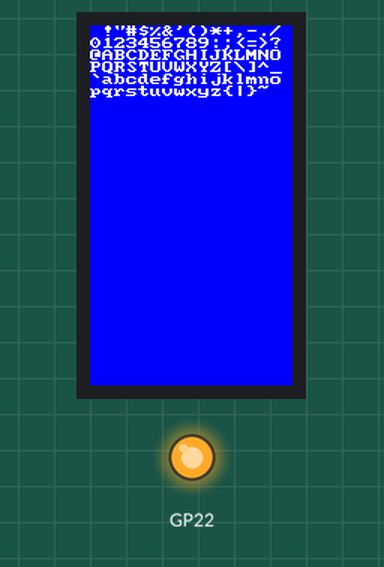
The program below on a simulated Raspberry Pi Pico running MicroPython. Shown: 135×240 colour display, output pins drawn as LEDs (lit = HIGH). Library files of the repository ran but are not shown: vga1_8x16.py, vga1_16x16.py, vga1_16x32.py, vga1_bold_16x16.py, vga2_8x16.py, vga2_16x16.py, vga2_16x32.py, vga2_bold_16x16.py.

Above: at 0.4 s.
At 6.5 s:
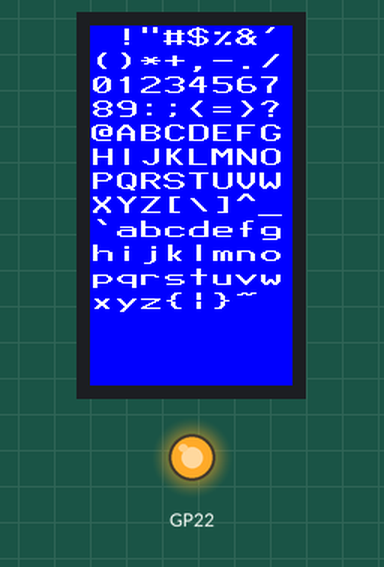
At 9.5 s:
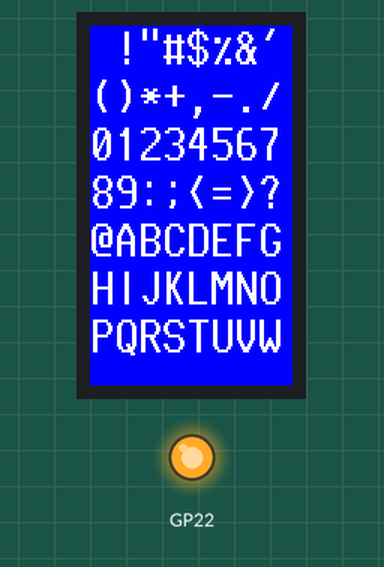
At 18.6 s:
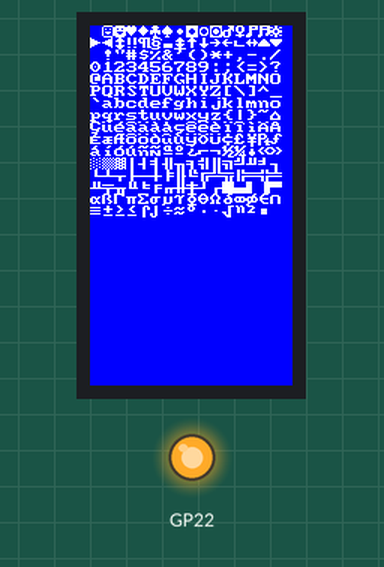
At 27.7 s:
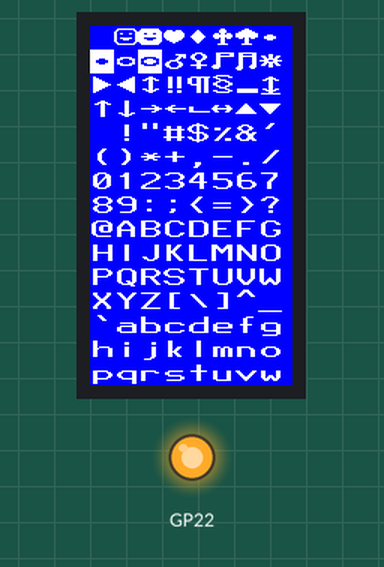
At 36.8 s:
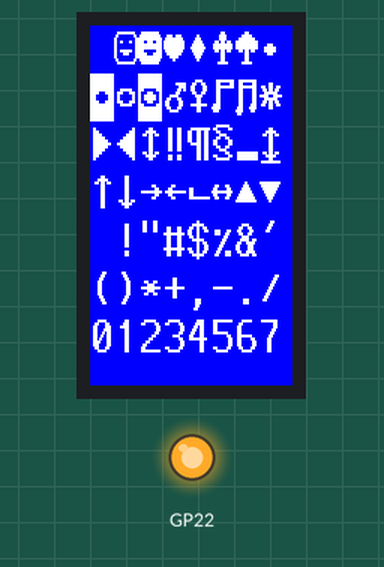

The program:

0_bitmap_fonts.py
```python
"""
fonts.py

    Cycles through all characters of four bitmap fonts on the display

"""

# fmt: off
import utime
import st7789
import tft_config
import vga1_8x8 as font1
import vga1_8x16 as font2
import vga1_16x16 as font3
import vga1_16x32 as font4
import vga1_bold_16x16 as font5
import vga2_8x8 as font6
import vga2_8x16 as font7
import vga2_16x16 as font8
import vga2_16x32 as font9
import vga2_bold_16x16 as font10
import vga2_bold_16x32 as font11


tft = tft_config.config(0)


def main():
    tft.init()

    while True:
        for font in (
            font1,
            font2,
            font3,
            font4,
            font5,
            font6,
            font7,
            font8,
            font9,
            font10,
            font11,

        ):
            tft.fill(st7789.BLUE)
            line = 0
            col = 0
            for char in range(font.FIRST, font.LAST):
                tft.text(font, chr(char), col, line, st7789.WHITE, st7789.BLUE)
                col += font.WIDTH
                if col > tft.width() - font.WIDTH:
                    col = 0
                    line += font.HEIGHT

                    if line > tft.height() - font.HEIGHT:
                        utime.sleep(3)
                        tft.fill(st7789.BLUE)
                        line = 0
                        col = 0

            utime.sleep(3)


main()
```

tft_config.py
```python
"""TTGO T-Display RP2040 display"""

from machine import Pin, SPI
from time import sleep
import st7789

TFA = 40  # top free area when scrolling
BFA = 40  # bottom free area when scrolling


def config(rotation=0, buffer_size=0, options=0):

    Pin(22, Pin.OUT, value=1)

    spi = SPI(
        0,
        baudrate=62500000,
        polarity=1,
        phase=0,
        sck=Pin(2, Pin.OUT),
        mosi=Pin(3, Pin.OUT),
        miso=None,
    )
    # if there are color error, change the setting of RGB to BGR or toggle
    return st7789.ST7789(
        spi,
        135,
        240,
        cs=Pin(5, Pin.OUT),
        dc=Pin(1, Pin.OUT),
        backlight=Pin(4, Pin.OUT),
        color_order=st7789.RGB,
        rotation=rotation,
        options=options,
        buffer_size=buffer_size,
    )
```

vga1_8x8.py
```python
"""converted from vga_8x8.bin """
WIDTH = 8
HEIGHT = 8
FIRST = 0x20
LAST = 0x7f
_FONT =\
b'\x00\x00\x00\x00\x00\x00\x00\x00'\
b'\x18\x3c\x3c\x18\x18\x00\x18\x00'\
b'\x66\x66\x24\x00\x00\x00\x00\x00'\
b'\x6c\x6c\xfe\x6c\xfe\x6c\x6c\x00'\
b'\x18\x3e\x60\x3c\x06\x7c\x18\x00'\
b'\x00\xc6\xcc\x18\x30\x66\xc6\x00'\
b'\x38\x6c\x38\x76\xdc\xcc\x76\x00'\
b'\x18\x18\x30\x00\x00\x00\x00\x00'\
b'\x0c\x18\x30\x30\x30\x18\x0c\x00'\
b'\x30\x18\x0c\x0c\x0c\x18\x30\x00'\
b'\x00\x66\x3c\xff\x3c\x66\x00\x00'\
b'\x00\x18\x18\x7e\x18\x18\x00\x00'\
b'\x00\x00\x00\x00\x00\x18\x18\x30'\
b'\x00\x00\x00\x7e\x00\x00\x00\x00'\
b'\x00\x00\x00\x00\x00\x18\x18\x00'\
b'\x06\x0c\x18\x30\x60\xc0\x80\x00'\
b'\x38\x6c\xc6\xd6\xc6\x6c\x38\x00'\
b'\x18\x38\x18\x18\x18\x18\x7e\x00'\
b'\x7c\xc6\x06\x1c\x30\x66\xfe\x00'\
b'\x7c\xc6\x06\x3c\x06\xc6\x7c\x00'\
b'\x1c\x3c\x6c\xcc\xfe\x0c\x1e\x00'\
b'\xfe\xc0\xc0\xfc\x06\xc6\x7c\x00'\
b'\x38\x60\xc0\xfc\xc6\xc6\x7c\x00'\
b'\xfe\xc6\x0c\x18\x30\x30\x30\x00'\
b'\x7c\xc6\xc6\x7c\xc6\xc6\x7c\x00'\
b'\x7c\xc6\xc6\x7e\x06\x0c\x78\x00'\
b'\x00\x18\x18\x00\x00\x18\x18\x00'\
b'\x00\x18\x18\x00\x00\x18\x18\x30'\
b'\x06\x0c\x18\x30\x18\x0c\x06\x00'\
b'\x00\x00\x7e\x00\x00\x7e\x00\x00'\
b'\x60\x30\x18\x0c\x18\x30\x60\x00'\
b'\x7c\xc6\x0c\x18\x18\x00\x18\x00'\
b'\x7c\xc6\xde\xde\xde\xc0\x78\x00'\
b'\x38\x6c\xc6\xfe\xc6\xc6\xc6\x00'\
b'\xfc\x66\x66\x7c\x66\x66\xfc\x00'\
b'\x3c\x66\xc0\xc0\xc0\x66\x3c\x00'\
b'\xf8\x6c\x66\x66\x66\x6c\xf8\x00'\
b'\xfe\x62\x68\x78\x68\x62\xfe\x00'\
b'\xfe\x62\x68\x78\x68\x60\xf0\x00'\
b'\x3c\x66\xc0\xc0\xce\x66\x3a\x00'\
b'\xc6\xc6\xc6\xfe\xc6\xc6\xc6\x00'\
b'\x3c\x18\x18\x18\x18\x18\x3c\x00'\
b'\x1e\x0c\x0c\x0c\xcc\xcc\x78\x00'\
b'\xe6\x66\x6c\x78\x6c\x66\xe6\x00'\
b'\xf0\x60\x60\x60\x62\x66\xfe\x00'\
b'\xc6\xee\xfe\xfe\xd6\xc6\xc6\x00'\
b'\xc6\xe6\xf6\xde\xce\xc6\xc6\x00'\
b'\x7c\xc6\xc6\xc6\xc6\xc6\x7c\x00'\
b'\xfc\x66\x66\x7c\x60\x60\xf0\x00'\
b'\x7c\xc6\xc6\xc6\xc6\xce\x7c\x0e'\
b'\xfc\x66\x66\x7c\x6c\x66\xe6\x00'\
b'\x3c\x66\x30\x18\x0c\x66\x3c\x00'\
b'\x7e\x7e\x5a\x18\x18\x18\x3c\x00'\
b'\xc6\xc6\xc6\xc6\xc6\xc6\x7c\x00'\
b'\xc6\xc6\xc6\xc6\xc6\x6c\x38\x00'\
b'\xc6\xc6\xc6\xd6\xd6\xfe\x6c\x00'\
b'\xc6\xc6\x6c\x38\x6c\xc6\xc6\x00'\
b'\x66\x66\x66\x3c\x18\x18\x3c\x00'\
b'\xfe\xc6\x8c\x18\x32\x66\xfe\x00'\
b'\x3c\x30\x30\x30\x30\x30\x3c\x00'\
b'\xc0\x60\x30\x18\x0c\x06\x02\x00'\
b'\x3c\x0c\x0c\x0c\x0c\x0c\x3c\x00'\
b'\x10\x38\x6c\xc6\x00\x00\x00\x00'\
b'\x00\x00\x00\x00\x00\x00\x00\xff'\
b'\x30\x18\x0c\x00\x00\x00\x00\x00'\
b'\x00\x00\x78\x0c\x7c\xcc\x76\x00'\
b'\xe0\x60\x7c\x66\x66\x66\xdc\x00'\
b'\x00\x00\x7c\xc6\xc0\xc6\x7c\x00'\
b'\x1c\x0c\x7c\xcc\xcc\xcc\x76\x00'\
b'\x00\x00\x7c\xc6\xfe\xc0\x7c\x00'\
b'\x3c\x66\x60\xf8\x60\x60\xf0\x00'\
b'\x00\x00\x76\xcc\xcc\x7c\x0c\xf8'\
b'\xe0\x60\x6c\x76\x66\x66\xe6\x00'\
b'\x18\x00\x38\x18\x18\x18\x3c\x00'\
b'\x06\x00\x06\x06\x06\x66\x66\x3c'\
b'\xe0\x60\x66\x6c\x78\x6c\xe6\x00'\
b'\x38\x18\x18\x18\x18\x18\x3c\x00'\
b'\x00\x00\xec\xfe\xd6\xd6\xd6\x00'\
b'\x00\x00\xdc\x66\x66\x66\x66\x00'\
b'\x00\x00\x7c\xc6\xc6\xc6\x7c\x00'\
b'\x00\x00\xdc\x66\x66\x7c\x60\xf0'\
b'\x00\x00\x76\xcc\xcc\x7c\x0c\x1e'\
b'\x00\x00\xdc\x76\x60\x60\xf0\x00'\
b'\x00\x00\x7e\xc0\x7c\x06\xfc\x00'\
b'\x30\x30\xfc\x30\x30\x36\x1c\x00'\
b'\x00\x00\xcc\xcc\xcc\xcc\x76\x00'\
b'\x00\x00\xc6\xc6\xc6\x6c\x38\x00'\
b'\x00\x00\xc6\xd6\xd6\xfe\x6c\x00'\
b'\x00\x00\xc6\x6c\x38\x6c\xc6\x00'\
b'\x00\x00\xc6\xc6\xc6\x7e\x06\xfc'\
b'\x00\x00\x7e\x4c\x18\x32\x7e\x00'\
b'\x0e\x18\x18\x70\x18\x18\x0e\x00'\
b'\x18\x18\x18\x18\x18\x18\x18\x00'\
b'\x70\x18\x18\x0e\x18\x18\x70\x00'\
b'\x76\xdc\x00\x00\x00\x00\x00\x00'\
b'\x00\x10\x38\x6c\xc6\xc6\xfe\x00'\

FONT = memoryview(_FONT)
```

vga2_8x8.py
```python
"""converted from vga_8x8.bin """
WIDTH = 8
HEIGHT = 8
FIRST = 0x00
LAST = 0xff
_FONT =\
b'\x00\x00\x00\x00\x00\x00\x00\x00'\
b'\x7e\x81\xa5\x81\xbd\x99\x81\x7e'\
b'\x7e\xff\xdb\xff\xc3\xe7\xff\x7e'\
b'\x6c\xfe\xfe\xfe\x7c\x38\x10\x00'\
b'\x10\x38\x7c\xfe\x7c\x38\x10\x00'\
b'\x38\x7c\x38\xfe\xfe\xd6\x10\x38'\
b'\x10\x38\x7c\xfe\xfe\x7c\x10\x38'\
b'\x00\x00\x18\x3c\x3c\x18\x00\x00'\
b'\xff\xff\xe7\xc3\xc3\xe7\xff\xff'\
b'\x00\x3c\x66\x42\x42\x66\x3c\x00'\
b'\xff\xc3\x99\xbd\xbd\x99\xc3\xff'\
b'\x0f\x07\x0f\x7d\xcc\xcc\xcc\x78'\
b'\x3c\x66\x66\x66\x3c\x18\x7e\x18'\
b'\x3f\x33\x3f\x30\x30\x70\xf0\xe0'\
b'\x7f\x63\x7f\x63\x63\x67\xe6\xc0'\
b'\x18\xdb\x3c\xe7\xe7\x3c\xdb\x18'\
b'\x80\xe0\xf8\xfe\xf8\xe0\x80\x00'\
b'\x02\x0e\x3e\xfe\x3e\x0e\x02\x00'\
b'\x18\x3c\x7e\x18\x18\x7e\x3c\x18'\
b'\x66\x66\x66\x66\x66\x00\x66\x00'\
b'\x7f\xdb\xdb\x7b\x1b\x1b\x1b\x00'\
b'\x3e\x61\x3c\x66\x66\x3c\x86\x7c'\
b'\x00\x00\x00\x00\x7e\x7e\x7e\x00'\
b'\x18\x3c\x7e\x18\x7e\x3c\x18\xff'\
b'\x18\x3c\x7e\x18\x18\x18\x18\x00'\
b'\x18\x18\x18\x18\x7e\x3c\x18\x00'\
b'\x00\x18\x0c\xfe\x0c\x18\x00\x00'\
b'\x00\x30\x60\xfe\x60\x30\x00\x00'\
b'\x00\x00\xc0\xc0\xc0\xfe\x00\x00'\
b'\x00\x24\x66\xff\x66\x24\x00\x00'\
b'\x00\x18\x3c\x7e\xff\xff\x00\x00'\
b'\x00\xff\xff\x7e\x3c\x18\x00\x00'\
b'\x00\x00\x00\x00\x00\x00\x00\x00'\
b'\x18\x3c\x3c\x18\x18\x00\x18\x00'\
b'\x66\x66\x24\x00\x00\x00\x00\x00'\
b'\x6c\x6c\xfe\x6c\xfe\x6c\x6c\x00'\
b'\x18\x3e\x60\x3c\x06\x7c\x18\x00'\
b'\x00\xc6\xcc\x18\x30\x66\xc6\x00'\
b'\x38\x6c\x38\x76\xdc\xcc\x76\x00'\
b'\x18\x18\x30\x00\x00\x00\x00\x00'\
b'\x0c\x18\x30\x30\x30\x18\x0c\x00'\
b'\x30\x18\x0c\x0c\x0c\x18\x30\x00'\
b'\x00\x66\x3c\xff\x3c\x66\x00\x00'\
b'\x00\x18\x18\x7e\x18\x18\x00\x00'\
b'\x00\x00\x00\x00\x00\x18\x18\x30'\
b'\x00\x00\x00\x7e\x00\x00\x00\x00'\
b'\x00\x00\x00\x00\x00\x18\x18\x00'\
b'\x06\x0c\x18\x30\x60\xc0\x80\x00'\
b'\x38\x6c\xc6\xd6\xc6\x6c\x38\x00'\
b'\x18\x38\x18\x18\x18\x18\x7e\x00'\
b'\x7c\xc6\x06\x1c\x30\x66\xfe\x00'\
b'\x7c\xc6\x06\x3c\x06\xc6\x7c\x00'\
b'\x1c\x3c\x6c\xcc\xfe\x0c\x1e\x00'\
b'\xfe\xc0\xc0\xfc\x06\xc6\x7c\x00'\
b'\x38\x60\xc0\xfc\xc6\xc6\x7c\x00'\
b'\xfe\xc6\x0c\x18\x30\x30\x30\x00'\
b'\x7c\xc6\xc6\x7c\xc6\xc6\x7c\x00'\
b'\x7c\xc6\xc6\x7e\x06\x0c\x78\x00'\
b'\x00\x18\x18\x00\x00\x18\x18\x00'\
b'\x00\x18\x18\x00\x00\x18\x18\x30'\
b'\x06\x0c\x18\x30\x18\x0c\x06\x00'\
b'\x00\x00\x7e\x00\x00\x7e\x00\x00'\
b'\x60\x30\x18\x0c\x18\x30\x60\x00'\
b'\x7c\xc6\x0c\x18\x18\x00\x18\x00'\
b'\x7c\xc6\xde\xde\xde\xc0\x78\x00'\
b'\x38\x6c\xc6\xfe\xc6\xc6\xc6\x00'\
b'\xfc\x66\x66\x7c\x66\x66\xfc\x00'\
b'\x3c\x66\xc0\xc0\xc0\x66\x3c\x00'\
b'\xf8\x6c\x66\x66\x66\x6c\xf8\x00'\
b'\xfe\x62\x68\x78\x68\x62\xfe\x00'\
b'\xfe\x62\x68\x78\x68\x60\xf0\x00'\
b'\x3c\x66\xc0\xc0\xce\x66\x3a\x00'\
b'\xc6\xc6\xc6\xfe\xc6\xc6\xc6\x00'\
b'\x3c\x18\x18\x18\x18\x18\x3c\x00'\
b'\x1e\x0c\x0c\x0c\xcc\xcc\x78\x00'\
b'\xe6\x66\x6c\x78\x6c\x66\xe6\x00'\
b'\xf0\x60\x60\x60\x62\x66\xfe\x00'\
b'\xc6\xee\xfe\xfe\xd6\xc6\xc6\x00'\
b'\xc6\xe6\xf6\xde\xce\xc6\xc6\x00'\
b'\x7c\xc6\xc6\xc6\xc6\xc6\x7c\x00'\
b'\xfc\x66\x66\x7c\x60\x60\xf0\x00'\
b'\x7c\xc6\xc6\xc6\xc6\xce\x7c\x0e'\
b'\xfc\x66\x66\x7c\x6c\x66\xe6\x00'\
b'\x3c\x66\x30\x18\x0c\x66\x3c\x00'\
b'\x7e\x7e\x5a\x18\x18\x18\x3c\x00'\
b'\xc6\xc6\xc6\xc6\xc6\xc6\x7c\x00'\
b'\xc6\xc6\xc6\xc6\xc6\x6c\x38\x00'\
b'\xc6\xc6\xc6\xd6\xd6\xfe\x6c\x00'\
b'\xc6\xc6\x6c\x38\x6c\xc6\xc6\x00'\
b'\x66\x66\x66\x3c\x18\x18\x3c\x00'\
b'\xfe\xc6\x8c\x18\x32\x66\xfe\x00'\
b'\x3c\x30\x30\x30\x30\x30\x3c\x00'\
b'\xc0\x60\x30\x18\x0c\x06\x02\x00'\
b'\x3c\x0c\x0c\x0c\x0c\x0c\x3c\x00'\
b'\x10\x38\x6c\xc6\x00\x00\x00\x00'\
b'\x00\x00\x00\x00\x00\x00\x00\xff'\
b'\x30\x18\x0c\x00\x00\x00\x00\x00'\
b'\x00\x00\x78\x0c\x7c\xcc\x76\x00'\
b'\xe0\x60\x7c\x66\x66\x66\xdc\x00'\
b'\x00\x00\x7c\xc6\xc0\xc6\x7c\x00'\
b'\x1c\x0c\x7c\xcc\xcc\xcc\x76\x00'\
b'\x00\x00\x7c\xc6\xfe\xc0\x7c\x00'\
b'\x3c\x66\x60\xf8\x60\x60\xf0\x00'\
b'\x00\x00\x76\xcc\xcc\x7c\x0c\xf8'\
b'\xe0\x60\x6c\x76\x66\x66\xe6\x00'\
b'\x18\x00\x38\x18\x18\x18\x3c\x00'\
b'\x06\x00\x06\x06\x06\x66\x66\x3c'\
b'\xe0\x60\x66\x6c\x78\x6c\xe6\x00'\
b'\x38\x18\x18\x18\x18\x18\x3c\x00'\
b'\x00\x00\xec\xfe\xd6\xd6\xd6\x00'\
b'\x00\x00\xdc\x66\x66\x66\x66\x00'\
b'\x00\x00\x7c\xc6\xc6\xc6\x7c\x00'\
b'\x00\x00\xdc\x66\x66\x7c\x60\xf0'\
b'\x00\x00\x76\xcc\xcc\x7c\x0c\x1e'\
b'\x00\x00\xdc\x76\x60\x60\xf0\x00'\
b'\x00\x00\x7e\xc0\x7c\x06\xfc\x00'\
b'\x30\x30\xfc\x30\x30\x36\x1c\x00'\
b'\x00\x00\xcc\xcc\xcc\xcc\x76\x00'\
b'\x00\x00\xc6\xc6\xc6\x6c\x38\x00'\
b'\x00\x00\xc6\xd6\xd6\xfe\x6c\x00'\
b'\x00\x00\xc6\x6c\x38\x6c\xc6\x00'\
b'\x00\x00\xc6\xc6\xc6\x7e\x06\xfc'\
b'\x00\x00\x7e\x4c\x18\x32\x7e\x00'\
b'\x0e\x18\x18\x70\x18\x18\x0e\x00'\
b'\x18\x18\x18\x18\x18\x18\x18\x00'\
b'\x70\x18\x18\x0e\x18\x18\x70\x00'\
b'\x76\xdc\x00\x00\x00\x00\x00\x00'\
b'\x00\x10\x38\x6c\xc6\xc6\xfe\x00'\
b'\x7c\xc6\xc0\xc0\xc6\x7c\x0c\x78'\
b'\xcc\x00\xcc\xcc\xcc\xcc\x76\x00'\
b'\x0c\x18\x7c\xc6\xfe\xc0\x7c\x00'\
b'\x7c\x82\x78\x0c\x7c\xcc\x76\x00'\
b'\xc6\x00\x78\x0c\x7c\xcc\x76\x00'\
b'\x30\x18\x78\x0c\x7c\xcc\x76\x00'\
b'\x30\x30\x78\x0c\x7c\xcc\x76\x00'\
b'\x00\x00\x7e\xc0\xc0\x7e\x0c\x38'\
b'\x7c\x82\x7c\xc6\xfe\xc0\x7c\x00'\
b'\xc6\x00\x7c\xc6\xfe\xc0\x7c\x00'\
b'\x30\x18\x7c\xc6\xfe\xc0\x7c\x00'\
b'\x66\x00\x38\x18\x18\x18\x3c\x00'\
b'\x7c\x82\x38\x18\x18\x18\x3c\x00'\
b'\x30\x18\x00\x38\x18\x18\x3c\x00'\
b'\xc6\x38\x6c\xc6\xfe\xc6\xc6\x00'\
b'\x38\x6c\x7c\xc6\xfe\xc6\xc6\x00'\
b'\x18\x30\xfe\xc0\xf8\xc0\xfe\x00'\
b'\x00\x00\x7e\x18\x7e\xd8\x7e\x00'\
b'\x3e\x6c\xcc\xfe\xcc\xcc\xce\x00'\
b'\x7c\x82\x7c\xc6\xc6\xc6\x7c\x00'\
b'\xc6\x00\x7c\xc6\xc6\xc6\x7c\x00'\
b'\x30\x18\x7c\xc6\xc6\xc6\x7c\x00'\
b'\x78\x84\x00\xcc\xcc\xcc\x76\x00'\
b'\x60\x30\xcc\xcc\xcc\xcc\x76\x00'\
b'\xc6\x00\xc6\xc6\xc6\x7e\x06\xfc'\
b'\xc6\x38\x6c\xc6\xc6\x6c\x38\x00'\
b'\xc6\x00\xc6\xc6\xc6\xc6\x7c\x00'\
b'\x18\x18\x7e\xc0\xc0\x7e\x18\x18'\
b'\x38\x6c\x64\xf0\x60\x66\xfc\x00'\
b'\x66\x66\x3c\x7e\x18\x7e\x18\x18'\
b'\xf8\xcc\xcc\xfa\xc6\xcf\xc6\xc7'\
b'\x0e\x1b\x18\x3c\x18\xd8\x70\x00'\
b'\x18\x30\x78\x0c\x7c\xcc\x76\x00'\
b'\x0c\x18\x00\x38\x18\x18\x3c\x00'\
b'\x0c\x18\x7c\xc6\xc6\xc6\x7c\x00'\
b'\x18\x30\xcc\xcc\xcc\xcc\x76\x00'\
b'\x76\xdc\x00\xdc\x66\x66\x66\x00'\
b'\x76\xdc\x00\xe6\xf6\xde\xce\x00'\
b'\x3c\x6c\x6c\x3e\x00\x7e\x00\x00'\
b'\x38\x6c\x6c\x38\x00\x7c\x00\x00'\
b'\x18\x00\x18\x18\x30\x63\x3e\x00'\
b'\x00\x00\x00\xfe\xc0\xc0\x00\x00'\
b'\x00\x00\x00\xfe\x06\x06\x00\x00'\
b'\x63\xe6\x6c\x7e\x33\x66\xcc\x0f'\
b'\x63\xe6\x6c\x7a\x36\x6a\xdf\x06'\
b'\x18\x00\x18\x18\x3c\x3c\x18\x00'\
b'\x00\x33\x66\xcc\x66\x33\x00\x00'\
b'\x00\xcc\x66\x33\x66\xcc\x00\x00'\
b'\x22\x88\x22\x88\x22\x88\x22\x88'\
b'\x55\xaa\x55\xaa\x55\xaa\x55\xaa'\
b'\x77\xdd\x77\xdd\x77\xdd\x77\xdd'\
b'\x18\x18\x18\x18\x18\x18\x18\x18'\
b'\x18\x18\x18\x18\xf8\x18\x18\x18'\
b'\x18\x18\xf8\x18\xf8\x18\x18\x18'\
b'\x36\x36\x36\x36\xf6\x36\x36\x36'\
b'\x00\x00\x00\x00\xfe\x36\x36\x36'\
b'\x00\x00\xf8\x18\xf8\x18\x18\x18'\
b'\x36\x36\xf6\x06\xf6\x36\x36\x36'\
b'\x36\x36\x36\x36\x36\x36\x36\x36'\
b'\x00\x00\xfe\x06\xf6\x36\x36\x36'\
b'\x36\x36\xf6\x06\xfe\x00\x00\x00'\
b'\x36\x36\x36\x36\xfe\x00\x00\x00'\
b'\x18\x18\xf8\x18\xf8\x00\x00\x00'\
b'\x00\x00\x00\x00\xf8\x18\x18\x18'\
b'\x18\x18\x18\x18\x1f\x00\x00\x00'\
b'\x18\x18\x18\x18\xff\x00\x00\x00'\
b'\x00\x00\x00\x00\xff\x18\x18\x18'\
b'\x18\x18\x18\x18\x1f\x18\x18\x18'\
b'\x00\x00\x00\x00\xff\x00\x00\x00'\
b'\x18\x18\x18\x18\xff\x18\x18\x18'\
b'\x18\x18\x1f\x18\x1f\x18\x18\x18'\
b'\x36\x36\x36\x36\x37\x36\x36\x36'\
b'\x36\x36\x37\x30\x3f\x00\x00\x00'\
b'\x00\x00\x3f\x30\x37\x36\x36\x36'\
b'\x36\x36\xf7\x00\xff\x00\x00\x00'\
b'\x00\x00\xff\x00\xf7\x36\x36\x36'\
b'\x36\x36\x37\x30\x37\x36\x36\x36'\
b'\x00\x00\xff\x00\xff\x00\x00\x00'\
b'\x36\x36\xf7\x00\xf7\x36\x36\x36'\
b'\x18\x18\xff\x00\xff\x00\x00\x00'\
b'\x36\x36\x36\x36\xff\x00\x00\x00'\
b'\x00\x00\xff\x00\xff\x18\x18\x18'\
b'\x00\x00\x00\x00\xff\x36\x36\x36'\
b'\x36\x36\x36\x36\x3f\x00\x00\x00'\
b'\x18\x18\x1f\x18\x1f\x00\x00\x00'\
b'\x00\x00\x1f\x18\x1f\x18\x18\x18'\
b'\x00\x00\x00\x00\x3f\x36\x36\x36'\
b'\x36\x36\x36\x36\xff\x36\x36\x36'\
b'\x18\x18\xff\x18\xff\x18\x18\x18'\
b'\x18\x18\x18\x18\xf8\x00\x00\x00'\
b'\x00\x00\x00\x00\x1f\x18\x18\x18'\
b'\xff\xff\xff\xff\xff\xff\xff\xff'\
b'\x00\x00\x00\x00\xff\xff\xff\xff'\
b'\xf0\xf0\xf0\xf0\xf0\xf0\xf0\xf0'\
b'\x0f\x0f\x0f\x0f\x0f\x0f\x0f\x0f'\
b'\xff\xff\xff\xff\x00\x00\x00\x00'\
b'\x00\x00\x76\xdc\xc8\xdc\x76\x00'\
b'\x78\xcc\xcc\xd8\xcc\xc6\xcc\x00'\
b'\xfe\xc6\xc0\xc0\xc0\xc0\xc0\x00'\
b'\x00\x00\xfe\x6c\x6c\x6c\x6c\x00'\
b'\xfe\xc6\x60\x30\x60\xc6\xfe\x00'\
b'\x00\x00\x7e\xd8\xd8\xd8\x70\x00'\
b'\x00\x00\x66\x66\x66\x66\x7c\xc0'\
b'\x00\x76\xdc\x18\x18\x18\x18\x00'\
b'\x7e\x18\x3c\x66\x66\x3c\x18\x7e'\
b'\x38\x6c\xc6\xfe\xc6\x6c\x38\x00'\
b'\x38\x6c\xc6\xc6\x6c\x6c\xee\x00'\
b'\x0e\x18\x0c\x3e\x66\x66\x3c\x00'\
b'\x00\x00\x7e\xdb\xdb\x7e\x00\x00'\
b'\x06\x0c\x7e\xdb\xdb\x7e\x60\xc0'\
b'\x1e\x30\x60\x7e\x60\x30\x1e\x00'\
b'\x00\x7c\xc6\xc6\xc6\xc6\xc6\x00'\
b'\x00\xfe\x00\xfe\x00\xfe\x00\x00'\
b'\x18\x18\x7e\x18\x18\x00\x7e\x00'\
b'\x30\x18\x0c\x18\x30\x00\x7e\x00'\
b'\x0c\x18\x30\x18\x0c\x00\x7e\x00'\
b'\x0e\x1b\x1b\x18\x18\x18\x18\x18'\
b'\x18\x18\x18\x18\x18\xd8\xd8\x70'\
b'\x00\x18\x00\x7e\x00\x18\x00\x00'\
b'\x00\x76\xdc\x00\x76\xdc\x00\x00'\
b'\x38\x6c\x6c\x38\x00\x00\x00\x00'\
b'\x00\x00\x00\x18\x18\x00\x00\x00'\
b'\x00\x00\x00\x18\x00\x00\x00\x00'\
b'\x0f\x0c\x0c\x0c\xec\x6c\x3c\x1c'\
b'\x6c\x36\x36\x36\x36\x00\x00\x00'\
b'\x78\x0c\x18\x30\x7c\x00\x00\x00'\
b'\x00\x00\x3c\x3c\x3c\x3c\x00\x00'\
b'\x00\x00\x00\x00\x00\x00\x00\x00'\

FONT = memoryview(_FONT)
```

Measured:
- what the display in image 0 shows lasts 3.0 s, from 0.4 s to 3.4 s
